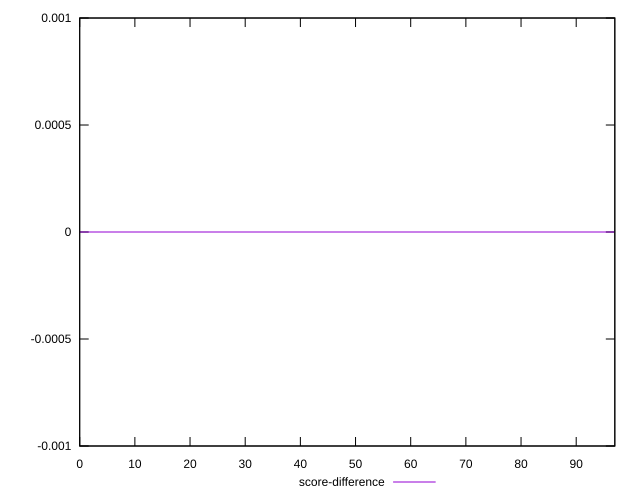

Recreate this plot in gnuplot.
reset

$scoreDifference <<EOF
0 0
1 0
2 0
3 0
4 0
5 0
6 0
7 0
8 0
9 0
10 0
11 0
12 0
13 0
14 0
15 0
16 0
17 0
18 0
19 0
20 0
21 0
22 0
23 0
24 0
25 0
26 0
27 0
28 0
29 0
30 0
31 0
32 0
33 0
34 0
35 0
36 0
37 0
38 0
39 0
40 0
41 0
42 0
43 0
44 0
45 0
46 0
47 0
48 0
49 0
50 0
51 0
52 0
53 0
54 0
55 0
56 0
57 0
58 0
59 0
60 0
61 0
62 0
63 0
64 0
65 0
66 0
67 0
68 0
69 0
70 0
71 0
72 0
73 0
74 0
75 0
76 0
77 0
78 0
79 0
80 0
81 0
82 0
83 0
84 0
85 0
86 0
87 0
88 0
89 0
90 0
91 0
92 0
93 0
94 0
95 0
96 0
97 0
EOF

set key outside below
set xrange [0:97]
set yrange [-0.001:0.001]
set trange [-0.001:0.001]
set terminal svg size 640, 500 enhanced background rgb 'white'
set output "report/report_00029_2021-02-24T13-36-40.390Z/unused-css-rules/samples/card/score-difference/sorted.svg"

plot $scoreDifference title "score-difference" with line

reset
